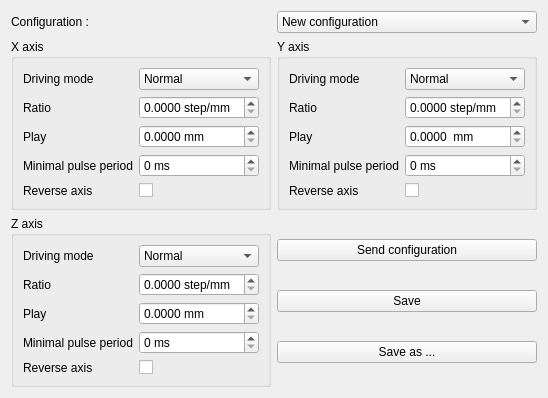
          <widget class="QWidget" name="tab_config">
           <attribute name="title">
            <string>Configuration</string>
           </attribute>
           <layout class="QVBoxLayout" name="verticalLayout_11">
            <item>
             <layout class="QHBoxLayout" name="horizontalLayout_9">
              <item>
               <widget class="QLabel" name="label_3">
                <property name="text">
                 <string>Configuration :</string>
                </property>
               </widget>
              </item>
              <item>
               <widget class="QComboBox" name="config_list">
                <item>
                 <property name="text">
                  <string>New configuration</string>
                 </property>
                </item>
               </widget>
              </item>
             </layout>
            </item>
            <item>
             <layout class="QGridLayout" name="gridLayout_4">
              <item row="0" column="1">
               <widget class="QGroupBox" name="groupBox_3">
                <property name="sizePolicy">
                 <sizepolicy hsizetype="Preferred" vsizetype="Minimum">
                  <horstretch>0</horstretch>
                  <verstretch>0</verstretch>
                 </sizepolicy>
                </property>
                <property name="title">
                 <string>Y axis</string>
                </property>
                <layout class="QFormLayout" name="formLayout_2">
                 <item row="0" column="0">
                  <widget class="QLabel" name="modeDePilotageLabel_2">
                   <property name="text">
                    <string>Driving mode</string>
                   </property>
                  </widget>
                 </item>
                 <item row="0" column="1">
                  <widget class="QComboBox" name="drive_y">
                   <item>
                    <property name="text">
                     <string>Normal</string>
                    </property>
                   </item>
                   <item>
                    <property name="text">
                     <string>Full torque</string>
                    </property>
                   </item>
                   <item>
                    <property name="text">
                     <string>Half step</string>
                    </property>
                   </item>
                  </widget>
                 </item>
                 <item row="1" column="0">
                  <widget class="QLabel" name="ratioLabel_2">
                   <property name="text">
                    <string>Ratio</string>
                   </property>
                  </widget>
                 </item>
                 <item row="1" column="1">
                  <widget class="QDoubleSpinBox" name="ratio_y">
                   <property name="suffix">
                    <string> step/mm</string>
                   </property>
                   <property name="decimals">
                    <number>4</number>
                   </property>
                  </widget>
                 </item>
                 <item row="2" column="0">
                  <widget class="QLabel" name="jeuLabel_2">
                   <property name="text">
                    <string>Play</string>
                   </property>
                  </widget>
                 </item>
                 <item row="2" column="1">
                  <widget class="QDoubleSpinBox" name="play_y">
                   <property name="suffix">
                    <string>  mm</string>
                   </property>
                   <property name="decimals">
                    <number>4</number>
                   </property>
                  </widget>
                 </item>
                 <item row="4" column="0">
                  <widget class="QLabel" name="inverserLAxeLabel_2">
                   <property name="text">
                    <string>Reverse axis</string>
                   </property>
                  </widget>
                 </item>
                 <item row="4" column="1">
                  <widget class="QCheckBox" name="reverse_y"/>
                 </item>
                 <item row="3" column="0">
                  <widget class="QLabel" name="minimalPulsePeriodLabel_2">
                   <property name="text">
                    <string>Minimal pulse period</string>
                   </property>
                  </widget>
                 </item>
                 <item row="3" column="1">
                  <widget class="QSpinBox" name="minTime_y">
                   <property name="suffix">
                    <string> ms</string>
                   </property>
                  </widget>
                 </item>
                </layout>
               </widget>
              </item>
              <item row="0" column="0">
               <widget class="QGroupBox" name="groupBox_2">
                <property name="sizePolicy">
                 <sizepolicy hsizetype="Preferred" vsizetype="Minimum">
                  <horstretch>0</horstretch>
                  <verstretch>0</verstretch>
                 </sizepolicy>
                </property>
                <property name="title">
                 <string>X axis</string>
                </property>
                <layout class="QFormLayout" name="formLayout">
                 <item row="0" column="0">
                  <widget class="QLabel" name="modeDePilotageLabel">
                   <property name="text">
                    <string>Driving mode</string>
                   </property>
                  </widget>
                 </item>
                 <item row="0" column="1">
                  <widget class="QComboBox" name="drive_x">
                   <item>
                    <property name="text">
                     <string>Normal</string>
                    </property>
                   </item>
                   <item>
                    <property name="text">
                     <string>Full torque</string>
                    </property>
                   </item>
                   <item>
                    <property name="text">
                     <string>Half step</string>
                    </property>
                   </item>
                  </widget>
                 </item>
                 <item row="1" column="0">
                  <widget class="QLabel" name="ratioLabel">
                   <property name="text">
                    <string>Ratio</string>
                   </property>
                  </widget>
                 </item>
                 <item row="1" column="1">
                  <widget class="QDoubleSpinBox" name="ratio_x">
                   <property name="suffix">
                    <string> step/mm</string>
                   </property>
                   <property name="decimals">
                    <number>4</number>
                   </property>
                  </widget>
                 </item>
                 <item row="2" column="0">
                  <widget class="QLabel" name="jeuLabel">
                   <property name="text">
                    <string>Play</string>
                   </property>
                  </widget>
                 </item>
                 <item row="2" column="1">
                  <widget class="QDoubleSpinBox" name="play_x">
                   <property name="suffix">
                    <string> mm</string>
                   </property>
                   <property name="decimals">
                    <number>4</number>
                   </property>
                  </widget>
                 </item>
                 <item row="4" column="0">
                  <widget class="QLabel" name="inverserLAxeLabel">
                   <property name="text">
                    <string>Reverse axis</string>
                   </property>
                  </widget>
                 </item>
                 <item row="4" column="1">
                  <widget class="QCheckBox" name="reverse_x"/>
                 </item>
                 <item row="3" column="0">
                  <widget class="QLabel" name="minimalPulsePeriodLabel">
                   <property name="text">
                    <string>Minimal pulse period</string>
                   </property>
                  </widget>
                 </item>
                 <item row="3" column="1">
                  <widget class="QSpinBox" name="minTime_x">
                   <property name="suffix">
                    <string> ms</string>
                   </property>
                  </widget>
                 </item>
                </layout>
               </widget>
              </item>
              <item row="1" column="1">
               <layout class="QVBoxLayout" name="verticalLayout_12">
                <item>
                 <widget class="QPushButton" name="btn_send_config">
                  <property name="text">
                   <string>Send configuration</string>
                  </property>
                  <property name="icon">
                   <iconset resource="ressources.qrc">
                    <normaloff>:/rc/rc/connect.png</normaloff>:/rc/rc/connect.png</iconset>
                  </property>
                 </widget>
                </item>
                <item>
                 <widget class="QPushButton" name="btn_save_config">
                  <property name="text">
                   <string>Save</string>
                  </property>
                  <property name="icon">
                   <iconset resource="ressources.qrc">
                    <normaloff>:/rc/rc/save.png</normaloff>:/rc/rc/save.png</iconset>
                  </property>
                 </widget>
                </item>
                <item>
                 <widget class="QPushButton" name="btn_save_config_as">
                  <property name="text">
                   <string>Save as ...</string>
                  </property>
                  <property name="icon">
                   <iconset resource="ressources.qrc">
                    <normaloff>:/rc/rc/save.png</normaloff>:/rc/rc/save.png</iconset>
                  </property>
                 </widget>
                </item>
               </layout>
              </item>
              <item row="1" column="0">
               <widget class="QGroupBox" name="groupBox_4">
                <property name="title">
                 <string>Z axis</string>
                </property>
                <layout class="QFormLayout" name="formLayout_3">
                 <item row="0" column="0">
                  <widget class="QLabel" name="modeDePilotageLabel_3">
                   <property name="text">
                    <string>Driving mode</string>
                   </property>
                  </widget>
                 </item>
                 <item row="0" column="1">
                  <widget class="QComboBox" name="drive_z">
                   <item>
                    <property name="text">
                     <string>Normal</string>
                    </property>
                   </item>
                   <item>
                    <property name="text">
                     <string>Full torque</string>
                    </property>
                   </item>
                   <item>
                    <property name="text">
                     <string>Half step</string>
                    </property>
                   </item>
                  </widget>
                 </item>
                 <item row="1" column="0">
                  <widget class="QLabel" name="ratioLabel_3">
                   <property name="text">
                    <string>Ratio</string>
                   </property>
                  </widget>
                 </item>
                 <item row="1" column="1">
                  <widget class="QDoubleSpinBox" name="ratio_z">
                   <property name="suffix">
                    <string> step/mm</string>
                   </property>
                   <property name="decimals">
                    <number>4</number>
                   </property>
                  </widget>
                 </item>
                 <item row="2" column="0">
                  <widget class="QLabel" name="jeuLabel_3">
                   <property name="text">
                    <string>Play</string>
                   </property>
                  </widget>
                 </item>
                 <item row="2" column="1">
                  <widget class="QDoubleSpinBox" name="play_z">
                   <property name="suffix">
                    <string> mm</string>
                   </property>
                   <property name="decimals">
                    <number>4</number>
                   </property>
                  </widget>
                 </item>
                 <item row="4" column="0">
                  <widget class="QLabel" name="inverserLAxeLabel_3">
                   <property name="text">
                    <string>Reverse axis</string>
                   </property>
                  </widget>
                 </item>
                 <item row="4" column="1">
                  <widget class="QCheckBox" name="reverse_z"/>
                 </item>
                 <item row="3" column="0">
                  <widget class="QLabel" name="minimalPulsePeriodLabel_3">
                   <property name="text">
                    <string>Minimal pulse period</string>
                   </property>
                  </widget>
                 </item>
                 <item row="3" column="1">
                  <widget class="QSpinBox" name="minTime_z">
                   <property name="suffix">
                    <string> ms</string>
                   </property>
                  </widget>
                 </item>
                </layout>
               </widget>
              </item>
             </layout>
            </item>
           </layout>
          </widget>
